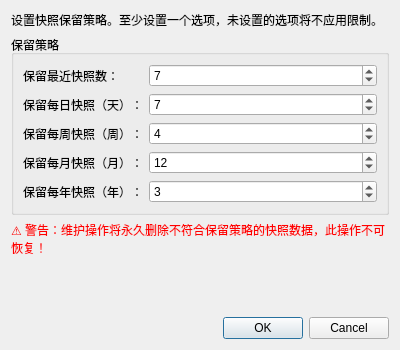
<?xml version="1.0" encoding="UTF-8"?>
<ui version="4.0">
 <class>PruneOptionsDialog</class>
 <widget class="QDialog" name="PruneOptionsDialog">
  <property name="geometry">
   <rect>
    <x>0</x>
    <y>0</y>
    <width>400</width>
    <height>350</height>
   </rect>
  </property>
  <property name="windowTitle">
   <string>维护仓库 - 保留策略</string>
  </property>
  <layout class="QVBoxLayout" name="verticalLayout">
   <item>
    <widget class="QLabel" name="descriptionLabel">
     <property name="text">
      <string>设置快照保留策略。至少设置一个选项，未设置的选项将不应用限制。</string>
     </property>
     <property name="wordWrap">
      <bool>true</bool>
     </property>
    </widget>
   </item>
   <item>
    <widget class="QGroupBox" name="groupBox">
     <property name="title">
      <string>保留策略</string>
     </property>
     <layout class="QFormLayout" name="formLayout">
      <item row="0" column="0">
       <widget class="QLabel" name="keepLastLabel">
        <property name="text">
         <string>保留最近快照数：</string>
        </property>
       </widget>
      </item>
      <item row="0" column="1">
       <widget class="QSpinBox" name="keepLastSpinBox">
        <property name="minimum">
         <number>0</number>
        </property>
        <property name="maximum">
         <number>9999</number>
        </property>
        <property name="value">
         <number>7</number>
        </property>
        <property name="specialValueText">
         <string>不限制</string>
        </property>
       </widget>
      </item>
      <item row="1" column="0">
       <widget class="QLabel" name="keepDailyLabel">
        <property name="text">
         <string>保留每日快照（天）：</string>
        </property>
       </widget>
      </item>
      <item row="1" column="1">
       <widget class="QSpinBox" name="keepDailySpinBox">
        <property name="minimum">
         <number>0</number>
        </property>
        <property name="maximum">
         <number>9999</number>
        </property>
        <property name="value">
         <number>7</number>
        </property>
        <property name="specialValueText">
         <string>不限制</string>
        </property>
       </widget>
      </item>
      <item row="2" column="0">
       <widget class="QLabel" name="keepWeeklyLabel">
        <property name="text">
         <string>保留每周快照（周）：</string>
        </property>
       </widget>
      </item>
      <item row="2" column="1">
       <widget class="QSpinBox" name="keepWeeklySpinBox">
        <property name="minimum">
         <number>0</number>
        </property>
        <property name="maximum">
         <number>9999</number>
        </property>
        <property name="value">
         <number>4</number>
        </property>
        <property name="specialValueText">
         <string>不限制</string>
        </property>
       </widget>
      </item>
      <item row="3" column="0">
       <widget class="QLabel" name="keepMonthlyLabel">
        <property name="text">
         <string>保留每月快照（月）：</string>
        </property>
       </widget>
      </item>
      <item row="3" column="1">
       <widget class="QSpinBox" name="keepMonthlySpinBox">
        <property name="minimum">
         <number>0</number>
        </property>
        <property name="maximum">
         <number>9999</number>
        </property>
        <property name="value">
         <number>12</number>
        </property>
        <property name="specialValueText">
         <string>不限制</string>
        </property>
       </widget>
      </item>
      <item row="4" column="0">
       <widget class="QLabel" name="keepYearlyLabel">
        <property name="text">
         <string>保留每年快照（年）：</string>
        </property>
       </widget>
      </item>
      <item row="4" column="1">
       <widget class="QSpinBox" name="keepYearlySpinBox">
        <property name="minimum">
         <number>0</number>
        </property>
        <property name="maximum">
         <number>9999</number>
        </property>
        <property name="value">
         <number>3</number>
        </property>
        <property name="specialValueText">
         <string>不限制</string>
        </property>
       </widget>
      </item>
     </layout>
    </widget>
   </item>
   <item>
    <widget class="QLabel" name="warningLabel">
     <property name="text">
      <string>⚠️ 警告：维护操作将永久删除不符合保留策略的快照数据，此操作不可恢复！</string>
     </property>
     <property name="wordWrap">
      <bool>true</bool>
     </property>
     <property name="styleSheet">
      <string>color: red;</string>
     </property>
    </widget>
   </item>
   <item>
    <spacer name="verticalSpacer">
     <property name="orientation">
      <enum>Qt::Vertical</enum>
     </property>
     <property name="sizeHint" stdset="0">
      <size>
       <width>20</width>
       <height>40</height>
      </size>
     </property>
    </spacer>
   </item>
   <item>
    <widget class="QDialogButtonBox" name="buttonBox">
     <property name="orientation">
      <enum>Qt::Horizontal</enum>
     </property>
     <property name="standardButtons">
      <set>QDialogButtonBox::Cancel|QDialogButtonBox::Ok</set>
     </property>
    </widget>
   </item>
  </layout>
 </widget>
 <resources/>
 <connections>
  <connection>
   <sender>buttonBox</sender>
   <signal>accepted()</signal>
   <receiver>PruneOptionsDialog</receiver>
   <slot>accept()</slot>
   <hints>
    <hint type="sourcelabel">
     <x>248</x>
     <y>254</y>
    </hint>
    <hint type="destinationlabel">
     <x>157</x>
     <y>274</y>
    </hint>
   </hints>
  </connection>
  <connection>
   <sender>buttonBox</sender>
   <signal>rejected()</signal>
   <receiver>PruneOptionsDialog</receiver>
   <slot>reject()</slot>
   <hints>
    <hint type="sourcelabel">
     <x>316</x>
     <y>260</y>
    </hint>
    <hint type="destinationlabel">
     <x>286</x>
     <y>274</y>
    </hint>
   </hints>
  </connection>
 </connections>
</ui>
